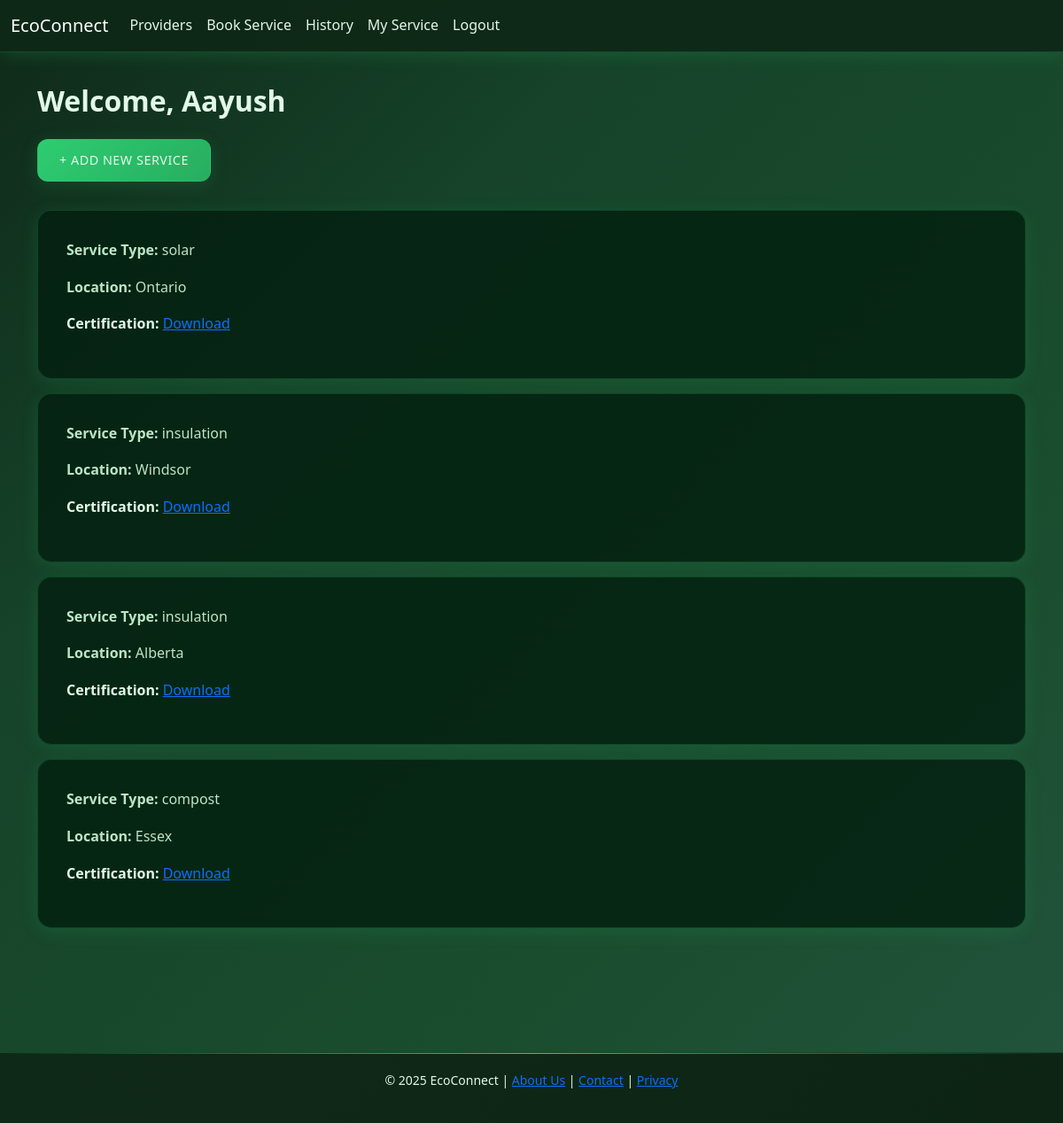
/provider-dashboard/ (signed in), run on the app's committed database.
### services/models.py (models this page shows, shortened)
class ServiceProvider(models.Model):
    SERVICE_TYPES = [
        ('solar', 'Solar Installation'),
        ('insulation', 'Home Insulation'),
        ('compost', 'Compost Pickup'),
        ('rainwater', 'Rainwater Harvesting'),
    ]
    user = models.ForeignKey(User, on_delete=models.CASCADE)
    name = models.CharField(max_length=100)
    service_type = models.CharField(max_length=50, choices=SERVICE_TYPES)
    location = models.CharField(max_length=100)
    certification = models.FileField(upload_to='certifications/', null=True, blank=True)

### services/views.py (the view)
# urls.py: path('provider-dashboard/', views.provider_dashboard, name='provider_dashboard'),
@login_required
def provider_dashboard(request):
    providers = ServiceProvider.objects.filter(user=request.user)
    return render(request, 'services/provider_dashboard.html', {'providers': providers})

### services/templates/services/provider_dashboard.html
{% extends 'services/base.html' %}
{% block content %}
<h2>Welcome, {{ user.username }}</h2>
<a href="{% url 'create_provider' %}" class="btn btn-success mb-3">+ Add New Service</a>
{% if providers %}
  {% for provider in providers %}
    <div class="card mt-3">
      <div class="card-body">
        <p class="card-text"><strong>Service Type:</strong> {{ provider.service_type }}</p>
        <p class="card-text"><strong>Location:</strong> {{ provider.location }}</p>
        {% if provider.certification %}
          <p><strong>Certification:</strong> <a href="{{ provider.certification.url }}">Download</a></p>
        {% else %}
          <p><em>No certification uploaded.</em></p>
        {% endif %}
      </div>
    </div>
  {% endfor %}
{% else %}
  <p>You haven't listed any services yet.</p>
{% endif %}
{% endblock %}

### services/static/services/style.css (style rules this page uses)
:root { --primary-green: #2ecc71; --dark-green: #0f2918; --darker-green: #1a4d2e; --medium-green: #16432a; --accent-green: #27ae60; --soft-green: #1e3d26; --forest-green: #0d2415; --sage-green: #22543d; --mint-green: #234e3a; --light-accent: #3dd56d; --text-light: #e2f8e8; --text-medium: #c6f0d0; --text-dark: #1a202c; --shadow-soft: 0 4px 20px rgba(46, 204, 113, 0.15); --shadow-medium: 0 8px 30px rgba(46, 204, 113, 0.2); --shadow-strong: 0 12px 40px rgba(46, 204, 113, 0.25); --transition: all 0.3s cubic-bezier(0.4, 0, 0.2, 1); }
body { background: linear-gradient(135deg, #0f2918 0%, #16432a 30%, #1a4d2e 70%, #22543d 100%); font-family: 'Segoe UI', Tahoma, Geneva, Verdana, sans-serif; color: var(--text-light); padding-top: 70px; line-height: 1.6; background-attachment: fixed; min-height: 100vh; }
.card { background: rgba(3, 30, 15, 0.8); border: none; border-radius: 16px; box-shadow: var(--shadow-soft); transition: var(--transition); position: relative; overflow: hidden; border: 1px solid rgba(46, 204, 113, 0.2); }
.card::before { content: ''; position: absolute; top: 0; left: 0; right: 0; height: 4px; background: linear-gradient(90deg, var(--primary-green) 0%, var(--light-accent) 100%); opacity: 0; transition: var(--transition); }
.card-body { padding: 2rem; position: relative; z-index: 1; }
.card-text { color: var(--text-medium); opacity: 0.95; }
.btn { border-radius: 12px; padding: 12px 24px; font-weight: 500; transition: var(--transition); position: relative; overflow: hidden; border: none; text-transform: uppercase; letter-spacing: 0.5px; font-size: 0.9rem; }
.btn-primary, .btn-success { background: linear-gradient(135deg, var(--primary-green) 0%, var(--accent-green) 100%); color: var(--text-light); box-shadow: var(--shadow-soft); border: 1px solid rgba(46, 204, 113, 0.3); }
.btn::before { content: ''; position: absolute; top: 0; left: -100%; width: 100%; height: 100%; background: linear-gradient(90deg, transparent, rgba(255, 255, 255, 0.2), transparent); transition: var(--transition); }
h1, h2, h3, h4, h5 { color: var(--text-light); font-weight: 600; background: transparent !important; }
h2 { font-size: 2rem; margin-bottom: 1.5rem; margin-top: 35px; }
p, .lead { background: transparent !important; color: var(--text-light); }
.card { animation: fadeInUp 0.6s ease-out; }
.card:nth-child(3) { animation-delay: 0.3s; }

### services/templates/services/base.html (style rules this page uses)
body { padding-top: 60px; }

### data on the page
ServiceProvider: service_type "solar", location "Ontario"
ServiceProvider: service_type "insulation", location "Windsor"
ServiceProvider: service_type "insulation", location "Alberta"
ServiceProvider: service_type "compost", location "Essex"

### other printed values
{{ user.username }} "Aayush"
